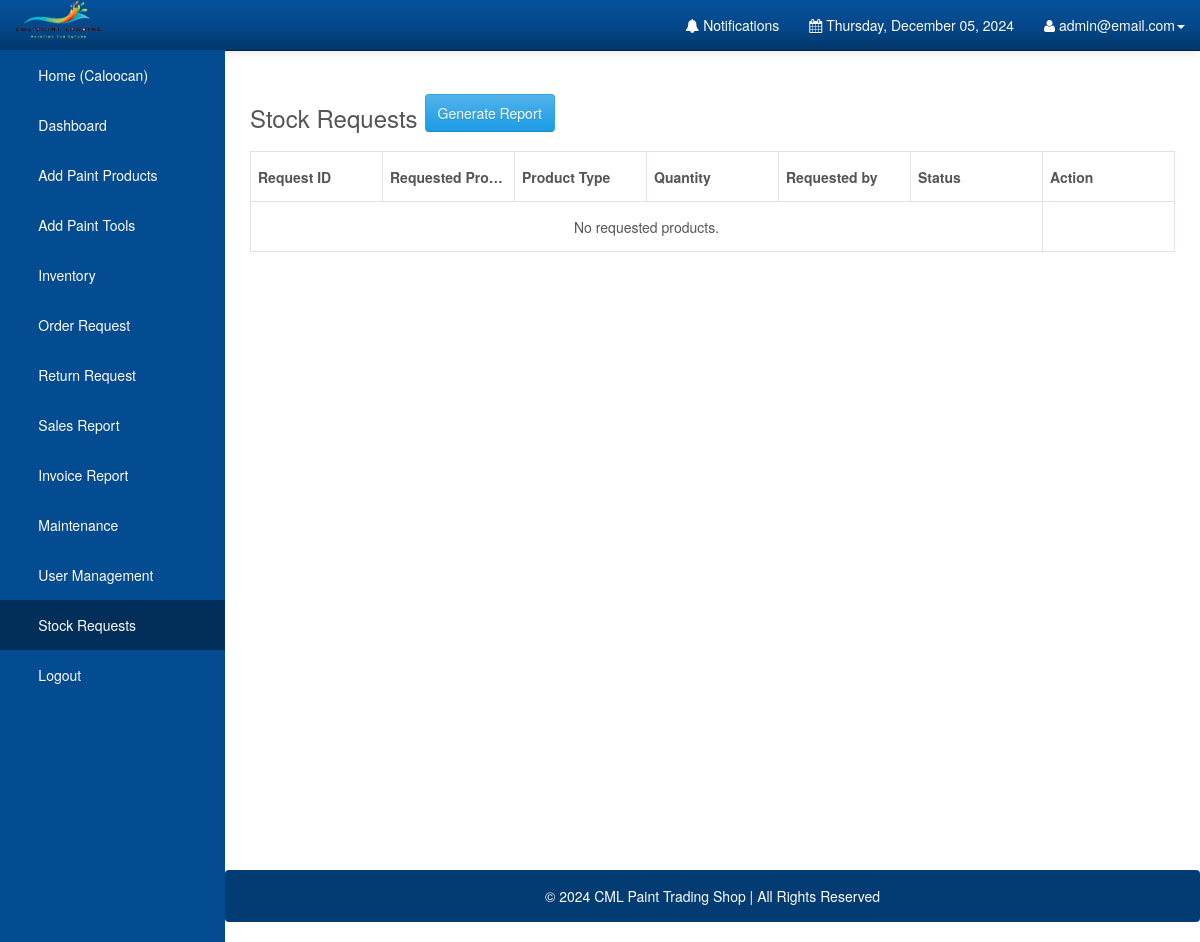
Page /Admin/stockRequests.php (signed in) on the earlier database version.
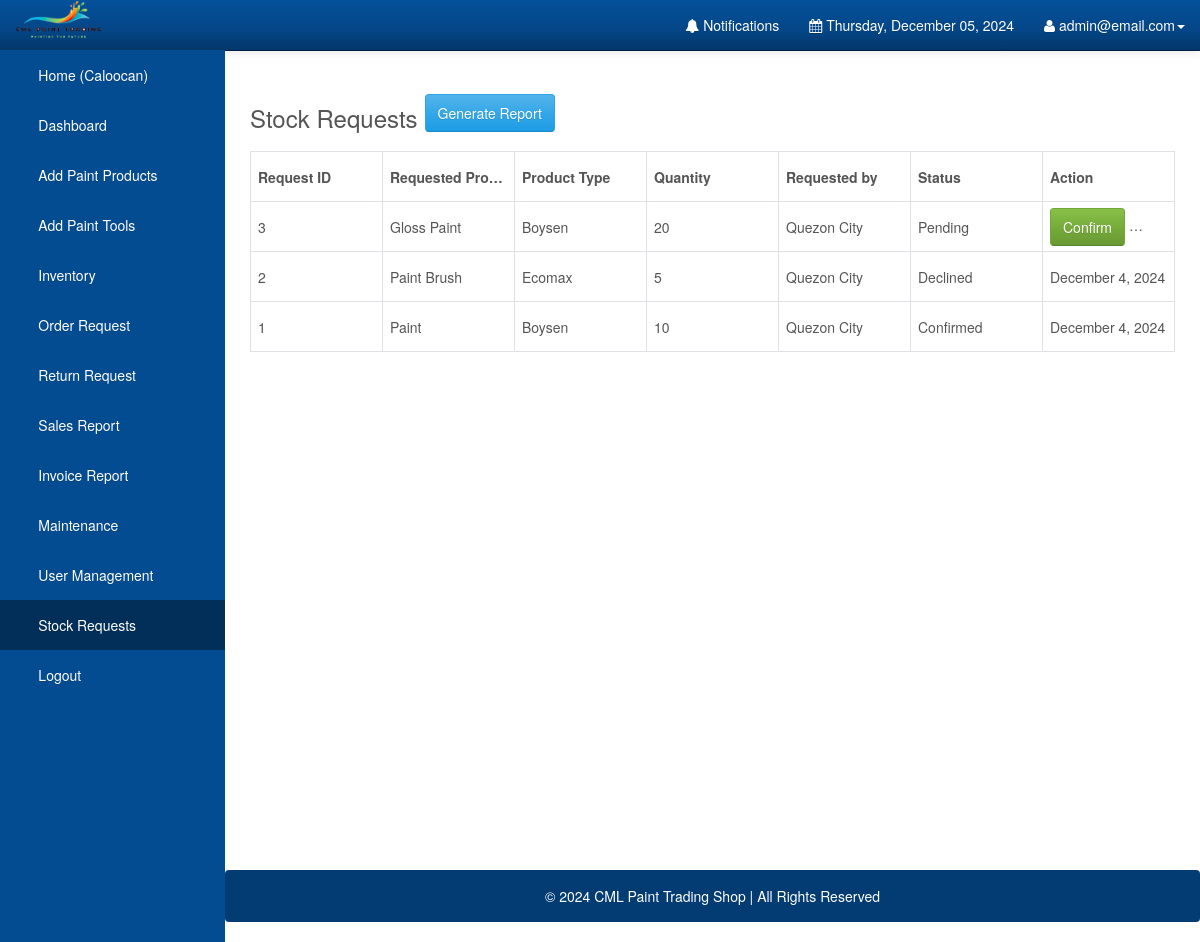
Same page on the later database version.
### tables this page shows
CREATE TABLE `product_requests` (
  `request_id` int(11) NOT NULL,
  `product_name` varchar(255) NOT NULL,
  `product_brand` varchar(255) DEFAULT NULL,
  `quantity` int(11) NOT NULL,
  `requesting_branch` varchar(255) NOT NULL,
  `status` enum('Pending','Declined','Confirmed') DEFAULT NULL,
  `requested_at` datetime DEFAULT current_timestamp(),
  `approved_date` datetime DEFAULT NULL
);

### Admin/stockRequests.php (shortened to what this page needs)
<?php
include_once 'config.php';
?>
<!DOCTYPE html>
<html lang="en">
<head>
    <link rel="stylesheet" type="text/css" href="bootstrap/css/bootstrap.min.css" />
    <link rel="stylesheet" type="text/css" href="font-awesome/css/font-awesome.min.css" />
    <link rel="stylesheet" type="text/css" href="css/local.css" />
    <link rel="stylesheet" type="text/css" href="css/salesreport.css" />
    <link rel="stylesheet" href="https://cdn.jsdelivr.net/npm/sweetalert2@11/dist/sweetalert2.min.css">
</head>
<body>
    <div id="wrapper">
        <?php include("navigation.php"); ?>
        <div id="page-wrapper" style="height: 100dvh;">
            <div class="request-stock-container" width="100%">
                <div style="display: flex; align-items: center; justify-content: start; gap: 7px;">
                    <h3>Stock Requests</h3>
                    <?php
                        if ($_SESSION['current_branch'] != 'Caloocan') {
                    ?>
                        <button type="button" class="btn btn-sm add-account" onclick="requestProduct('<?php echo $_SESSION['current_branch'] ?>')";>
                            Request
                        </button>
                    <?php
                        } else {
                            ?>
                                <button type="button" class="btn btn-sm btn-primary" onclick="generate_report();">
                                    Generate Report
                                </button>
                            <?php
                        }
                    ?>
                </div>
                <table class="request-stock-table">
                    <thead>
                        <tr>
                            <th>Request ID</th>
                            <th>Requested Product</th>
                            <th>Product Type</th>
                            <th>Quantity</th>
                            <th>Requested by</th>
                            <th>Status</th>
                            <?php
                            if ($_SESSION['current_branch'] == 'Caloocan') {
                            ?>
                                <th>Action</th>
                            <?php
                                }
                            ?>
                        </tr>
                    </thead>
                    <tbody>
                        <?php
                        if ($_SESSION['current_branch'] == 'Caloocan') {
                            $stmt = $DB_con->prepare('SELECT * FROM product_requests ORDER BY requested_at DESC');
                        } else {
                            $stmt = $DB_con->prepare('SELECT * FROM product_requests where requesting_branch = :branch ORDER BY requested_at DESC');
                            $stmt->bindParam(':branch', $_SESSION['current_branch']);
                        }
                        $stmt->execute();
                        if ($stmt->rowCount() > 0) {
                            while ($row = $stmt->fetch(PDO::FETCH_ASSOC)) {
                                ?>
                                <tr>
                                    <td><?php echo htmlspecialchars($row['request_id']); ?></td>
                                    <td><?php echo htmlspecialchars($row['product_name']); ?></td>
                                    <td><?php echo htmlspecialchars($row['product_brand']); ?></td>
                                    <td><?php echo htmlspecialchars($row['quantity']); ?></td>
                                    <td><?php echo htmlspecialchars($row['requesting_branch']); ?></td>
                                    <td><?php echo htmlspecialchars($row['status']); ?></td>
                                    <?php
                                        if ($_SESSION['current_branch'] == 'Caloocan') {
                                            if ($row['status'] == 'Pending') {
                                        ?>
                                            <td>
                                                <button type="button" class="btn btn-sm btn-success"
                                                    onclick="updateRequestStatus(<?php echo $row['request_id']; ?>, 'confirm')">Confirm</button>
                                                <button type="button" class="btn btn-sm btn-danger"
                                                    onclick="updateRequestStatus(<?php echo $row['request_id']; ?>, 'decline')">Decline</button>
                                            </td>
                                        <?php
                                            } else {
                                                ?>
                                                <td>
                                                    <?php
                                                        if (!empty($row['approved_date'])) {
                                                            $approvedDate = new DateTime($row['approved_date']);
                                                            echo $approvedDate->format('F j, Y');
                                                        } else {
                                                            echo 'N/A';
                                                        }
                                                    ?>
                                                </td>
                                                <?php
                                            }
                                        }
                                    ?>
                                </tr>
                                <?php
                            }
                        } else {
                            ?>
                                <tr>
                                    <td colspan="6" style="text-align: center;">No requested products.</td>
                                </tr>
                            <?php
                        }
                        ?>
                    </tbody>
                </table>
            </div>
        </div>
        <div class="alert alert-default" style="background-color:#033c73;">
        <p style="color:white;text-align:center;">
            &copy 2024 CML Paint Trading Shop | All Rights Reserved
        </p>
        </div>
    </div>
</body>
</html>

### Admin/navigation.php (shortened to what this page needs)
<nav class="navbar navbar-inverse navbar-fixed-top" role="navigation">
    <div class="navbar-header">
        <img class="logo-custom" src="../assets/img/logo.png" alt="" style="height: 40px; margin-left: 15px;" />
    </div>
    <div class="collapse navbar-collapse navbar-ex1-collapse">
        <ul class="nav navbar-nav side-nav">
            <li id="nav_home"><a href="index.php"> &nbsp; &nbsp; &nbsp; Home (<?php echo $_SESSION['current_branch'] ? $_SESSION['current_branch'] : '' ?>) </a></li>
            <li id="nav_dashboard"><a href="orderdetails.php"> &nbsp; &nbsp; &nbsp; Dashboard</a></li>
            <li id="nav_add_stock"><a data-toggle="modal" data-target="#uploadModal"> &nbsp; &nbsp; &nbsp; Add Paint Products</a></li>
            <li id="nav_add_tools"><a data-toggle="modal" data-target="#uploadItems"> &nbsp; &nbsp; &nbsp; Add Paint Tools</a></li>
            <li id="nav_item_management"><a href="items.php"> &nbsp; &nbsp; &nbsp; Inventory</a></li>
            <li id="nav_order_request"><a href="customers.php"> &nbsp; &nbsp; &nbsp; Order Request</a></li>
            <li id="nav_return_request"><a href="manage_return.php"> &nbsp; &nbsp; &nbsp; Return Request</a></li>
            <li id="nav_sales_report"><a href="salesreport.php"> &nbsp; &nbsp; &nbsp; Sales Report</a></li>
            <li id="nav_invoice_report"><a href="invoice_report.php"> &nbsp; &nbsp; &nbsp; Invoice Report</a></li>
            <?php
                if ($_SESSION['current_branch'] == 'Caloocan'){
            ?>
                <li id="nav_maintenance"><a href="maintenance.php"> &nbsp; &nbsp; &nbsp; Maintenance</a></li>
                <li id="nav_user_management"><a href="userManagement.php"> &nbsp; &nbsp; &nbsp; User Management</a></li>
                <li id="nav_request_stock"><a href="stockRequests.php"> &nbsp; &nbsp; &nbsp; Stock Requests</a></li>
            <?php
                } else {
            ?>
                <li id="nav_request_stock"><a href="stockRequests.php"> &nbsp; &nbsp; &nbsp; Request Stock</a></li>
            <?php
                }
            ?>
            <li id="nav_logout"><a href="javascript:confirmLogout()"> &nbsp; &nbsp; &nbsp; Logout</a></li>
        </ul>
        <ul class="nav navbar-nav navbar-right navbar-user">
                <li class="dropdown messages-dropdown" id="notificationButton">
                    <a href="./notifications.php">
                        <i class="fa fa-bell"></i>
                        Notifications
                    </a>
                </li>
            <li class="dropdown messages-dropdown">
                <a href="#"><i class="fa fa-calendar"></i>  <?php
                $Today=date('y:m:d');
                $new=date('l, F d, Y',strtotime($Today));
                echo $new; ?></a>
            </li>
            <li class="dropdown user-dropdown">
                <a href="#" class="dropdown-toggle" data-toggle="dropdown"><i class="fa fa-user"></i> <?php   extract($_SESSION); echo $admin_username; ?><b class="caret"></b></a>
            </li>
        </ul>
    </div>
</nav>

### Admin/css/salesreport.css (style rules this page uses)
.transactions-table table, .users-container div table, .request-stock-container table { border: 1px solid #dee2e6; width: 100%; padding: 1rem; border-radius: 7px; table-layout: fixed; border-collapse: collapse; margin-top: 10px; }
.transactions-table table tr, .users-container div table tr, .request-stock-container table tr { height: 50px; }
.transactions-table table tr td, .users-container div table tr td, .transactions-table table tr th, .users-container div table tr th, .request-stock-container table tr th, .request-stock-container table tr td { border: 1px solid #dee2e6; text-align: start; white-space: nowrap; overflow: hidden; text-overflow: ellipsis; padding: 0 7px; }

### Admin/navigation.php (style rules this page uses)
#notificationButton { position: relative !important; }

Differences in the rows shown:
added product_requests: request_id "3", product_name "Gloss Paint", product_brand "Boysen", quantity "20", requesting_branch "Quezon City", status "Pending"
added product_requests: request_id "2", product_name "Paint Brush", product_brand "Ecomax", quantity "5", requesting_branch "Quezon City", status "Declined", approved_date "December 4, 2024"
added product_requests: request_id "1", product_name "Paint", product_brand "Boysen", quantity "10", requesting_branch "Quezon City", status "Confirmed", approved_date "December 4, 2024"
Other differences:
text no longer shown: "No requested products."
